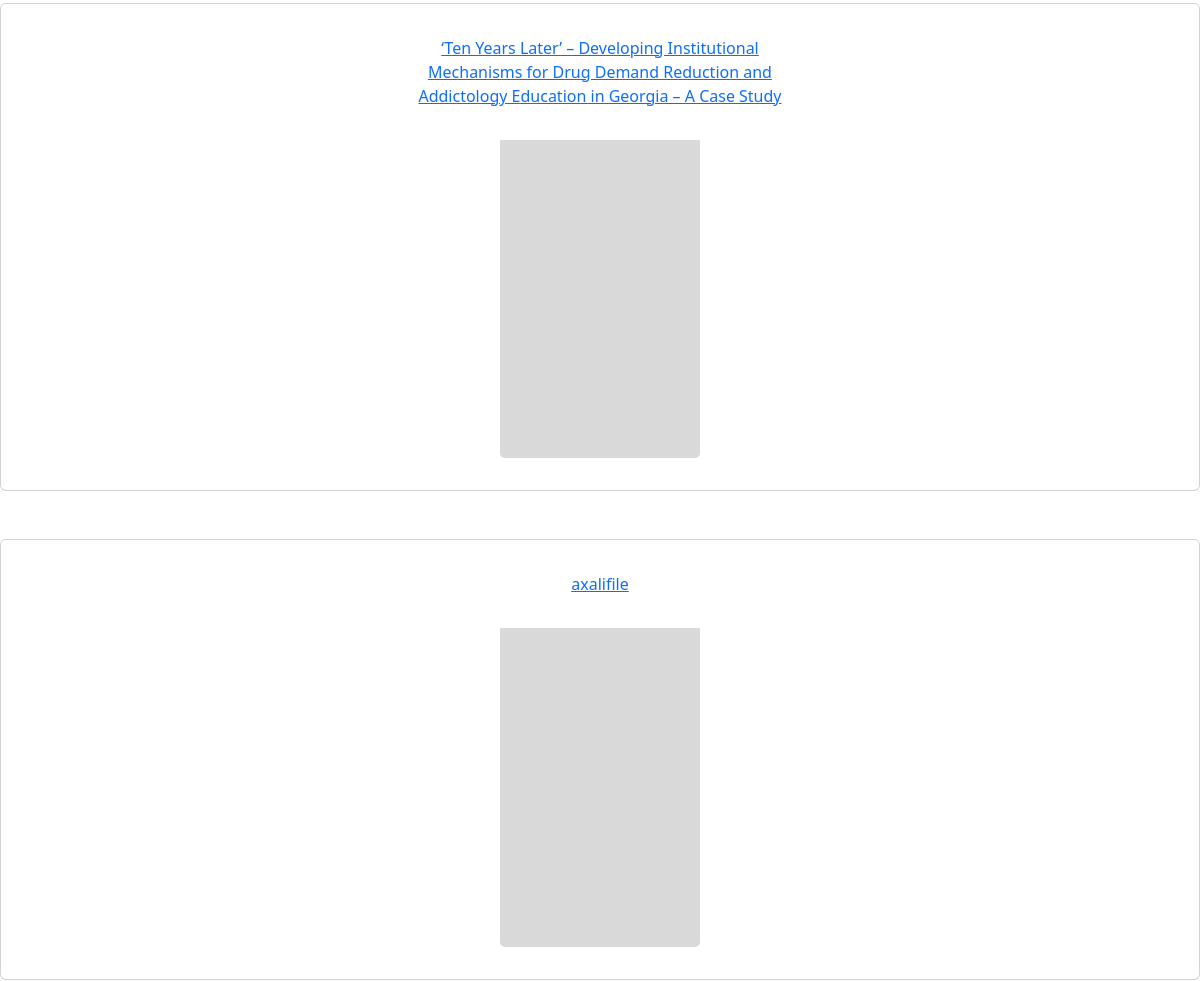
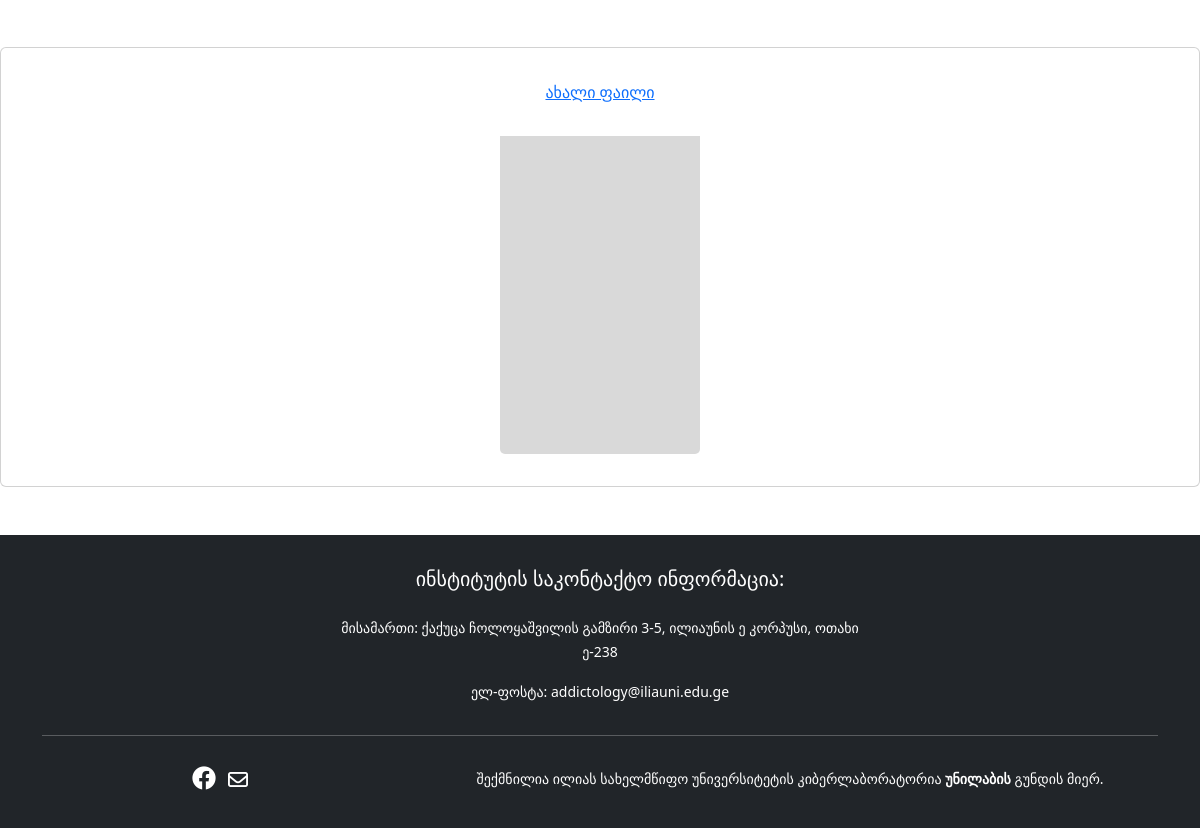
/publications/academic (lower part), run on an earlier commit of the app's database (2 pictures, top to bottom).
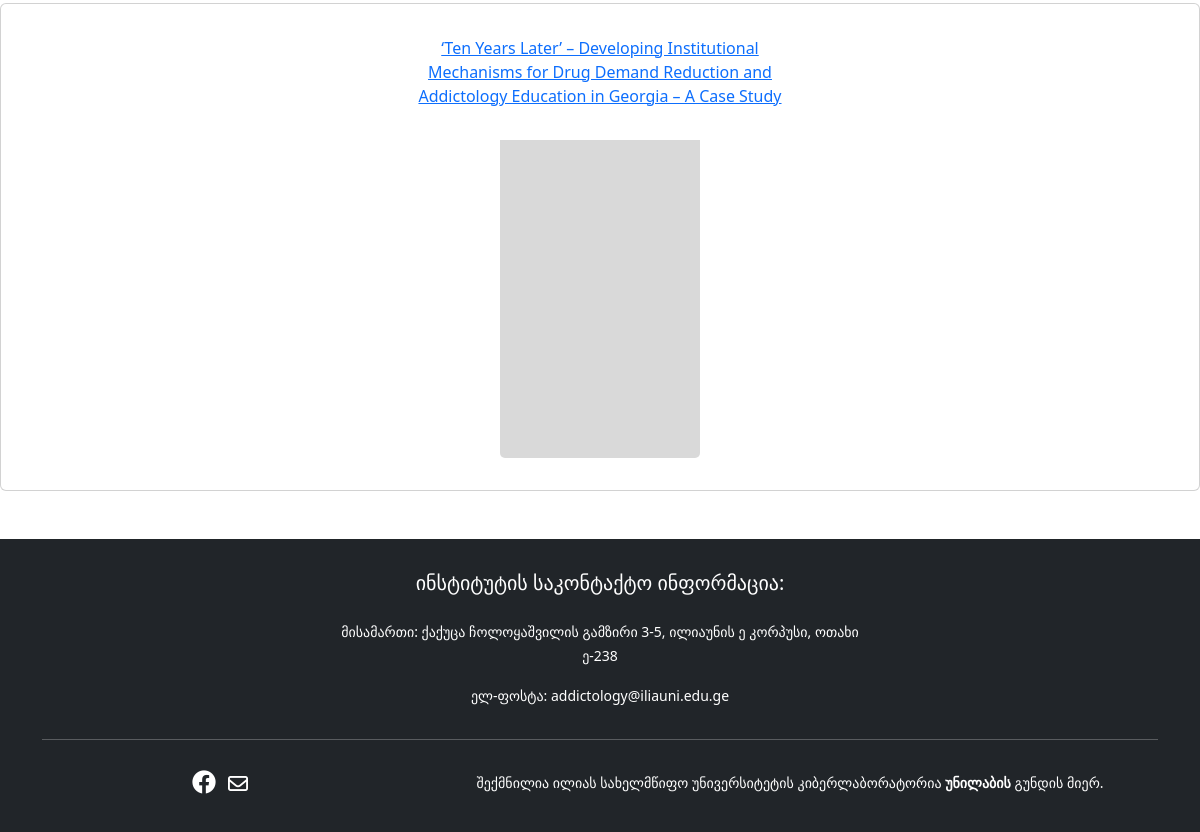
And on a later commit of the database.
### addiction/models/file.py (models this page shows)
class File(BaseModel):
    __tablename__='files'
    id=db.Column(db.Integer, primary_key=True)
    filename=db.Column(db.String(200))
    displayname=db.Column(db.String(200))
    file_path=db.Column(db.String(500))
    category=db.Column(db.String(200))

### addiction/views/publications/routes.py (the view, shortened to what this page needs)
@publication_blueprint.route("/publications/<string:category>", methods=['GET', 'POST'])
def publication(category):
    publications=File.query.filter_by(category=category).all()
    form=UploadForm()
    return render_template("publications/publications.html", publications=publications, name_dict=name_dict, category=category, form=form)

### addiction/templates/publications/publications.html (shortened to what this page needs)
{%extends "layouts/base.html"%}  {%block content%}
<br>
{%for i in publications%}
<div class="card mb-5 text-center align-items-center">
  <div class="card-body mt-3 col-md-4 col-lg-4" >
    <p class="card-text"><a href="{{url_for('publication.view', pdf_name=i.filename)}}">{{i.displayname}}</a></p>
  </div>
  <div class="d-flex justify-content-center mt-3 mb-3">
  <div class="col-md-2 col-lg-2 mb-3">
  <a href="{{url_for('static', filename='publications/' + i.category +'/' + i.filename)}}"><img src="{{ url_for('static', filename = 'images/img.png') }}" class="card-img-bottom" alt="..."></a>
  </div>
</div>
</div>
{%endfor%}
{%endblock%}

### addiction/templates/layouts/base.html (shortened to what this page needs)
<!doctype html>
<html lang="en">
  <head>
    <link href="https://cdn.jsdelivr.net/npm/bootstrap@5.3.0-alpha1/dist/css/bootstrap.min.css" rel="stylesheet">
    <link rel="stylesheet" href="https://cdnjs.cloudflare.com/ajax/libs/font-awesome/6.2.1/css/all.min.css" />
  </head>
  <body class="d-flex flex-column min-vh-100">
      {% block content %}
      {%endblock%}
      {%include "layouts/footer.html"%}
  </body>
</html>

### addiction/templates/layouts/navbar.html (shortened to what this page needs)
{%from "macros.html" import is_active%}

### addiction/templates/layouts/footer.html
<footer class="mt-auto bg-dark text-white pt-3 pb-3">
  <div class="container text-center text-md-left">
    <div class="row text-center text-md-left">
      <div class="col-md-6 col-lg-6 mx-auto mt-3">
        <h5 class="text-uppercase mb-4">ინსტიტუტის საკონტაქტო ინფორმაცია:</h5>
        <p>
          <small>
            მისამართი: ქაქუცა ჩოლოყაშვილის გამზირი 3-5, ილიაუნის ე კორპუსი,
            ოთახი ე-238
          </small>
        </p>
        <p><small>ელ-ფოსტა: addictology@iliauni.edu.ge</small></p>
      </div>
    </div>
    <hr class="mb-4" />
    <div class="row align-items-center">
      <div class="col-md-5 col-lg-4">
        <div class="text-center text-md-right">
          <ul class="list-unstyled list-inline">
            <li class="list-inline-item">
              <a
                href="#"
                class="btn-floating btn-sm text-white"
                style="font-size: 24px"
                ><i class="fab fa-facebook"></i
              ></a>
            </li>
            <li class="list-inline-item">
              <a
                href="#"
                class="btn-floating btn-sm text-white"
                style="font-size: 20px"
                ><i class="fa-regular fa-envelope"></i
              ></a>
            </li>
          </ul>
        </div>
      </div>
      <div class="col-md-7 col-lg-8">
        <p>
          <small>
            შექმნილია ილიას სახელმწიფო უნივერსიტეტის კიბერლაბორატორია
            <strong> უნილაბის </strong> გუნდის მიერ.
          </small>
        </p>
      </div>
    </div>
  </div>
</footer>

What changed in the data, as far as the page shows it:
removed File: displayname "axalifile"
removed File: displayname "ახალი ფაილი"
